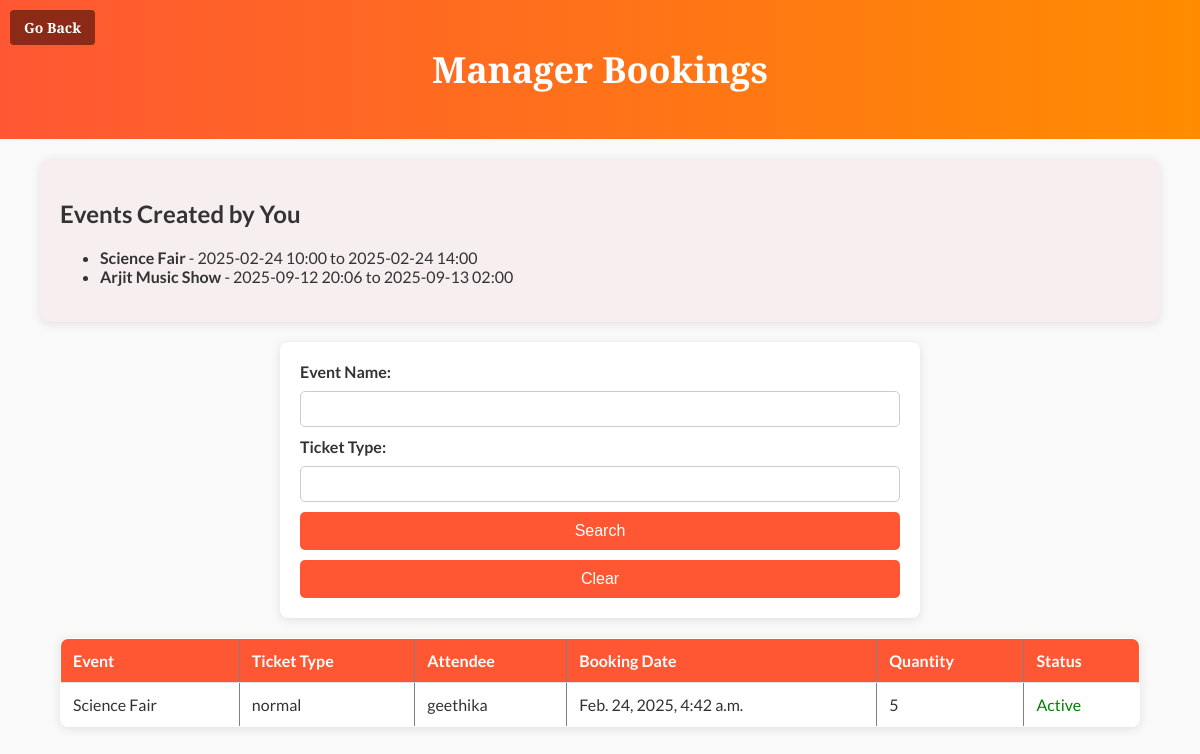
Page /users/manager/bookings/ (signed in) on the earlier database version.
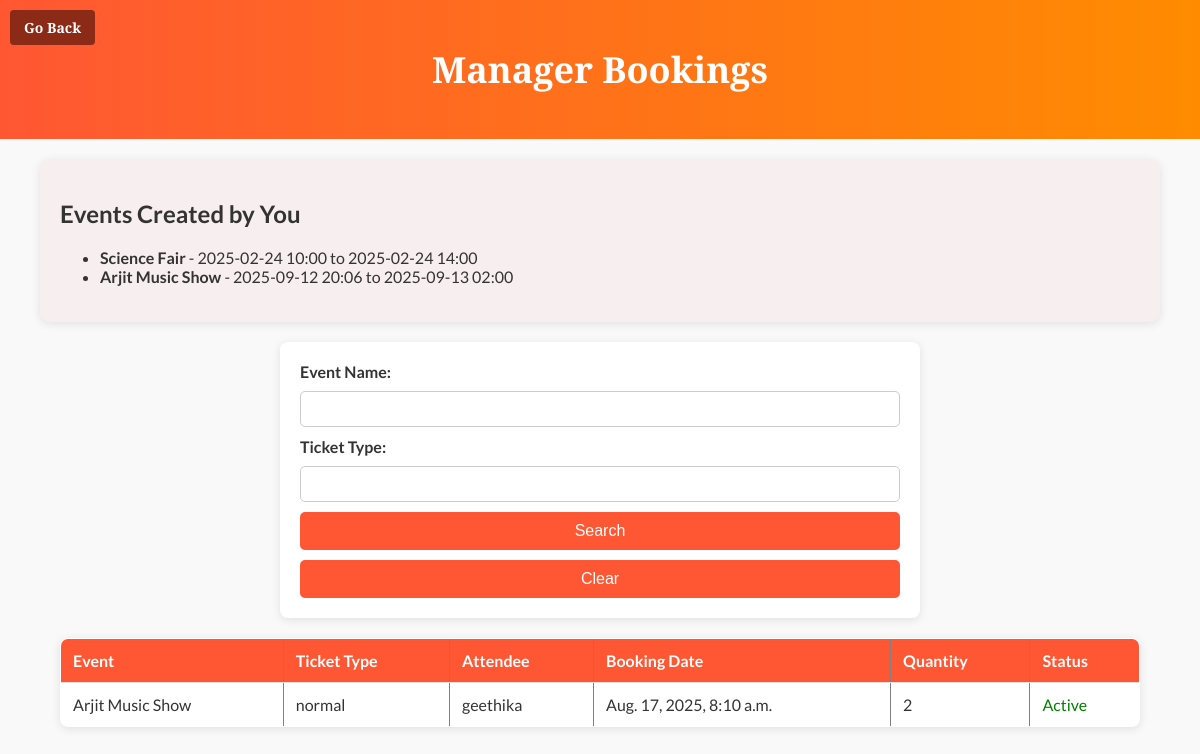
Same page on the later database version.
### events/models.py (models this page shows, shortened)
class Event(models.Model):
    title = models.CharField(max_length=200)
    description = models.TextField()
    event_type = models.CharField(max_length=50)
    location = models.CharField(max_length=200)
    image = models.ImageField(upload_to='event_images/')
    start_date = models.DateTimeField()
    end_date = models.DateTimeField()
    manager = models.ForeignKey(Manager, on_delete=models.SET_NULL, null=True, blank=True)

class Booking(models.Model):
    user = models.ForeignKey(User, on_delete=models.CASCADE)  # Link to the user who made the booking
    event = models.ForeignKey(Event, on_delete=models.CASCADE)  # Link to the event
    ticket = models.ForeignKey(Ticket, on_delete=models.CASCADE)  # Link to the ticket type
    quantity = models.PositiveIntegerField()  # Number of tickets booked
    total_price = models.DecimalField(max_digits=10, decimal_places=2)  # Total price for the booking
    created_at = models.DateTimeField(auto_now_add=True)  # Timestamp for when the booking was created
    booking_id = models.CharField(max_length=10, unique=True, default=generate_ticket_id)  # Unique booking ID
    ticket_type = models.CharField(max_length=100, default='none')  # Type of the ticket (e.g., VIP, Regular)
    ticket_name = models.CharField(max_length=100, default='none')  # Name of the ticket

class Ticket(models.Model):
    event = models.ForeignKey(Event, on_delete=models.CASCADE, related_name='tickets')
    ticket_type = models.CharField(max_length=100)  # e.g., Normal, VIP
    ticket_name = models.CharField(max_length=100)  # Name of the ticket
    quantity = models.PositiveIntegerField()  # Number of tickets available
    price = models.DecimalField(max_digits=10, decimal_places=2)  # Price per ticket
    additional_fee = models.DecimalField(max_digits=10, decimal_places=2, blank=True, null=True)  # Additional fee
    sale_start = models.DateTimeField()  # Tickets available from
    sale_end = models.DateTimeField()  # Tickets available until
    min_purchase = models.PositiveIntegerField()  # Minimum ticket purchase
    max_purchase = models.PositiveIntegerField()  # Maximum ticket purchase
    created_at = models.DateTimeField(auto_now_add=True)

### users/views.py (the view)
# urls.py: path('manager/bookings/', views.manager_bookings, name='manager_bookings'),
@login_required
def manager_bookings(request):
    user = request.user  # Get the logged-in user
    if user.is_superuser:
        bookings = Booking.objects.all()
        events = Event.objects.all()
    elif hasattr(user, 'manager'):
        events = Event.objects.filter(manager_id=user.manager.id)  # Fetch events created by this manager
        bookings = Booking.objects.filter(event__in=events)  # Fetch bookings for those events
    else:
        bookings = Booking.objects.none()
        events = Event.objects.none()
    event_name = request.GET.get('event_name', '')
    ticket_type = request.GET.get('ticket_type', '')
    if event_name:
        bookings = bookings.filter(event__title__icontains=event_name)
    if ticket_type:
        bookings = bookings.filter(ticket__ticket_type__icontains=ticket_type)
    return render(request, "manager_bookings.html", {"events": events, "bookings": bookings})

### users/templates/manager_bookings.html (shortened to what this page needs)
{% load static %}
<!DOCTYPE html>
<html lang="en">
<head>
  <link rel="stylesheet" href="{% static 'css/manager_bookings.css' %}">
</head>
<body>
  <header>
    <h2>Manager Bookings</h2>
    <a class="b-btn" href="{% url 'home' %}">Go Back</a>
  </header>
  <section class="section">
    <h2>Events Created by You</h2>
    {% if events %}
      <ul>
        {% for event in events %}
          <li>
            <strong>{{ event.title }}</strong> - {{ event.start_date|date:"Y-m-d H:i" }} to {{ event.end_date|date:"Y-m-d H:i" }}
          </li>
        {% endfor %}
      </ul>
    {% else %}
      <p>No events found.</p>
    {% endif %}
  </section>
  <form method="GET">
    <label for="event_name">Event Name:</label>
    <input type="text" id="event_name" name="event_name" value="{{ request.GET.event_name }}">
    <label for="ticket_type">Ticket Type:</label>
    <input type="text" id="ticket_type" name="ticket_type" value="{{ request.GET.ticket_type }}">
    <button type="submit" class="search-btn">Search</button>
    <button type="button" class="clear-btn" onclick="clearFilters()">Clear</button>
  </form>
  <table border="1">
    <thead>
      <tr>
        <th>Event</th>
        <th>Ticket Type</th>
        <th>Attendee</th>
        <th>Booking Date</th>
        <th>Quantity</th>
        <th>Status</th>
      </tr>
    </thead>
    <tbody>
      {% for booking in bookings %}
      <tr {% if booking.status == 'canceled' %} style="background-color: #ffcccc;" {% endif %}>
        <td>{{ booking.event.title }}</td>
        <td>{{ booking.ticket.ticket_type }}</td>
        <td>{{ booking.user.username }}</td>
        <td>{{ booking.created_at }}</td>
        <td>{{ booking.quantity }}</td>
        <td>
          {% if booking.status == 'canceled' %}
            <span style="color: red;">Canceled</span>
          {% else %}
            <span style="color: green;">Active</span>
          {% endif %}
        </td>
      </tr>
      {% empty %}
      <tr>
        <td colspan="6">No bookings found.</td>
      </tr>
      {% endfor %}
    </tbody>
  </table>
</body>
</html>

### users/static/css/manager_bookings.css (style rules this page uses)
body { font-family: 'Lato', sans-serif; margin: 0; padding: 0; background-color: #f9f9f9; color: #333; }
header { background: linear-gradient(to right, #ff5733, #ff8c00); color: white; text-align: center; padding: 0.9375rem 0; font-size: 1.5rem; font-weight: bold; font-family: 'Playfair Display', serif; position: relative; }
form { max-width: 37.5rem; margin: 1.25rem auto; display: flex; flex-direction: column; gap: 0.625rem; background: white; padding: 1.25rem; border-radius: 0.5rem; box-shadow: 0 0.125rem 0.625rem rgba(0, 0, 0, 0.1); }
form label { font-weight: bold; }
form input { padding: 0.5rem; border: 0.0625rem solid #ccc; border-radius: 0.3125rem; font-size: 1rem; }
form button { background-color: #ff5733; color: white; padding: 0.625rem; border: none; font-size: 1rem; border-radius: 0.3125rem; cursor: pointer; transition: 0.3s; }
table { width: 90%; margin: 1.25rem auto; border-collapse: collapse; background: white; border-radius: 0.5rem; overflow: hidden; box-shadow: 0 0.125rem 0.625rem rgba(0, 0, 0, 0.1); }
thead { background: #ff5733; color: white; }
th, td { padding: 0.75rem; text-align: left; border-bottom: 0.0625rem solid #ddd; }
td { font-size: 1rem; }
.clear-btn { background-color: #ff5733; color: white; padding: 0.625rem; border: none; font-size: 1rem; border-radius: 0.3125rem; cursor: pointer; transition: 0.3s; }
.b-btn { background-color: #8a2a17; color: white; padding: 0.5rem 0.875rem; border: none; font-size: 0.875rem; border-radius: 0.25rem; cursor: pointer; transition: 0.3s; position: absolute; top: 0.625rem; left: 0.625rem; text-decoration: none; display: inline-block; }
.section { background-color: rgb(247, 239, 239); padding: 1.25rem; border-radius: 0.625rem; box-shadow: 0 0.125rem 0.625rem rgba(0, 0, 0, 0.1); margin: 1.25rem auto; max-width: 90%; }

Differences in the rows shown:
removed Booking: event "Science Fair", ticket.ticket_type "normal", user.username "geethika", created_at "Feb. 24, 2025, 4:42 a.m.", quantity "5"
added Booking: event "Arjit Music Show", ticket.ticket_type "normal", user.username "geethika", created_at "Aug. 17, 2025, 8:10 a.m.", quantity "2"
